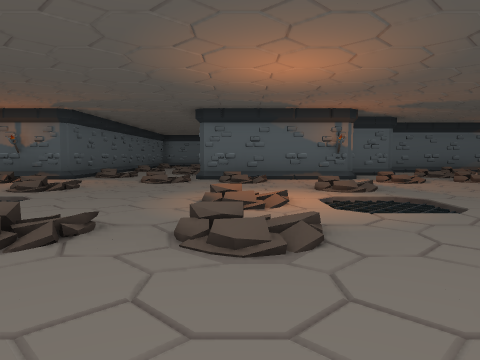
view 1 (above)

24 first-person views from a walk through a 3-D level made in the Unity game engine. The camera is 1.3 m above the floor, tilts 4° down and sees 70° across. The floor is counted in squares, 2 m on a side. Each view is taken from the middle of a square. On the plan, view 1 faces up. The plan holds only what a view shows up to about 10 squares ahead; the rest is blank. The place goes on beyond the plan. The player is left out. Some animated figures are left out.

view 2
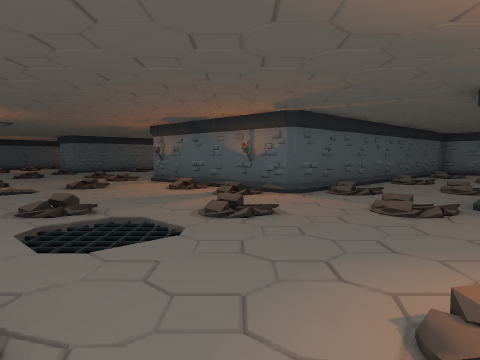

view 3
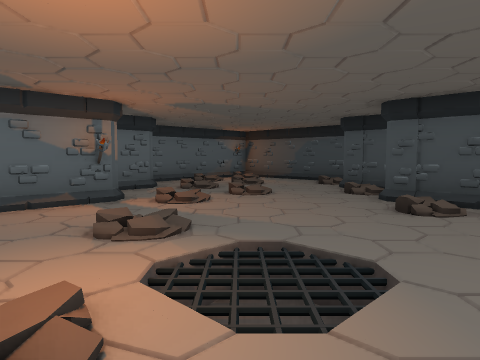

view 4
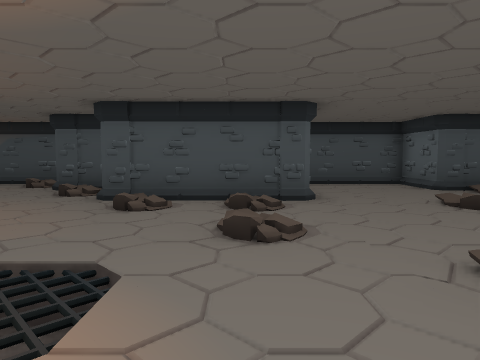

view 5
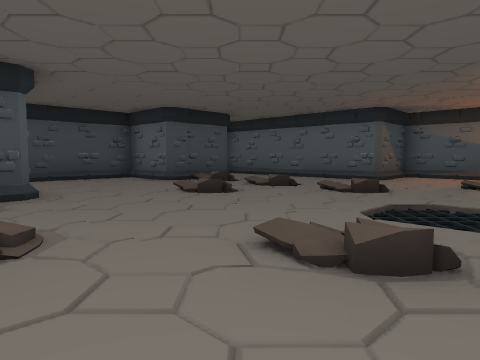

view 6
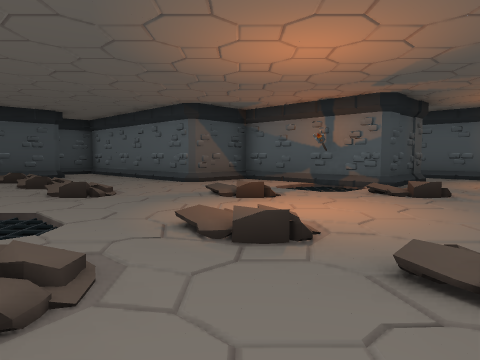

view 7
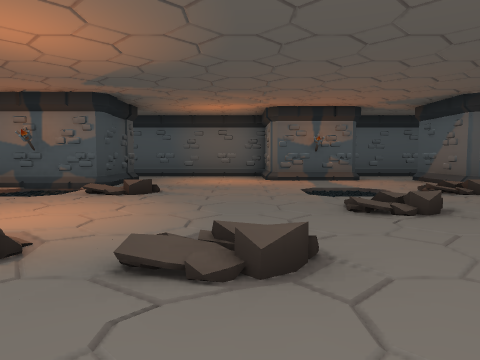

view 8
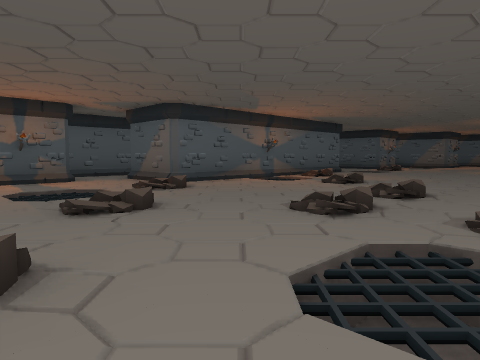

view 9
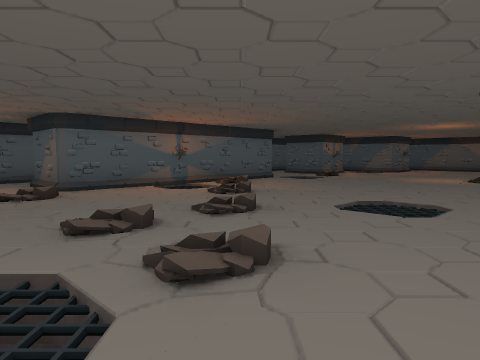

view 10
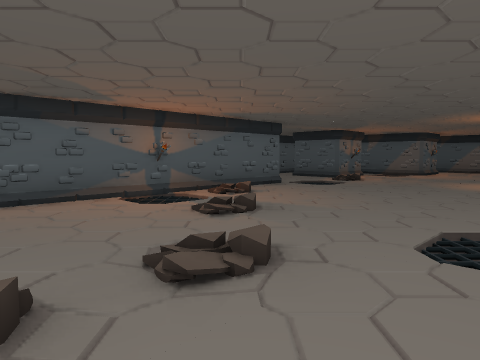

view 11
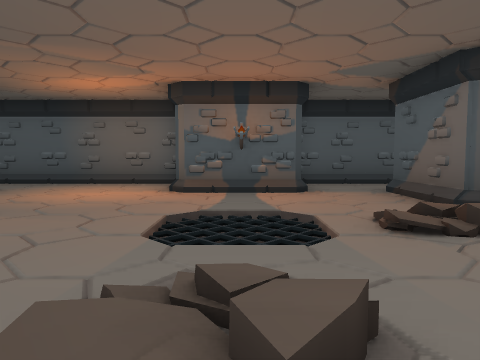

view 12
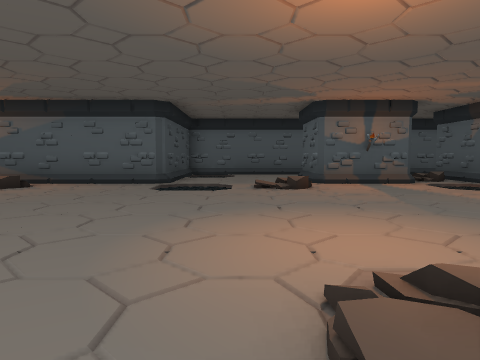

view 13
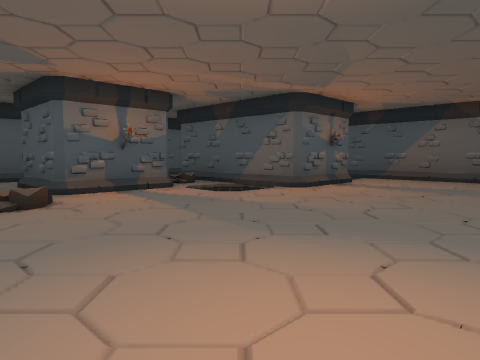

view 14
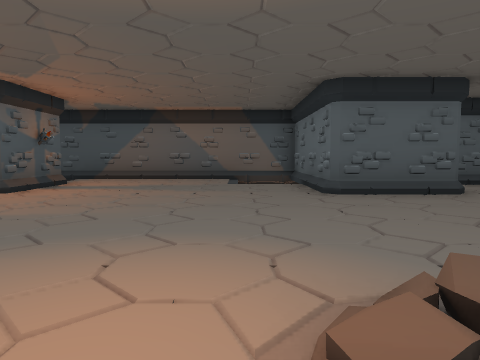

view 15
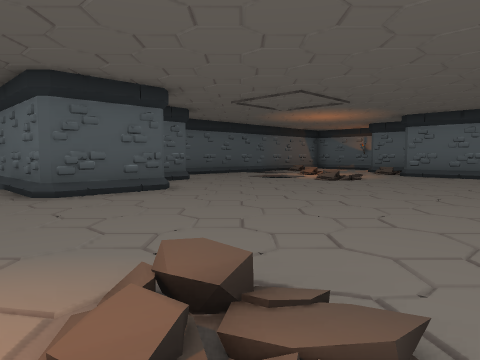

view 16
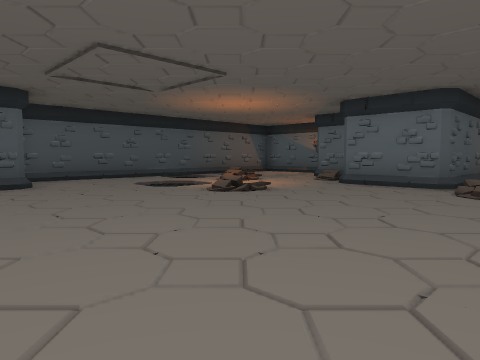

view 17
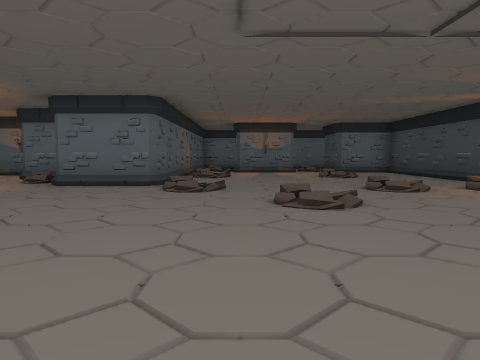

view 18
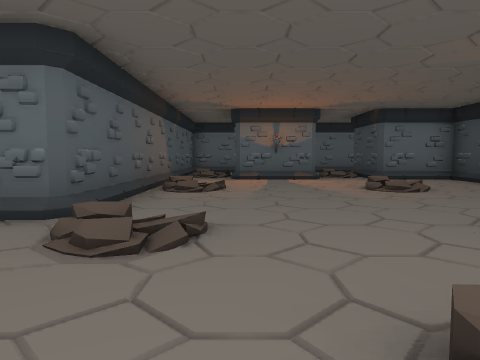

view 19
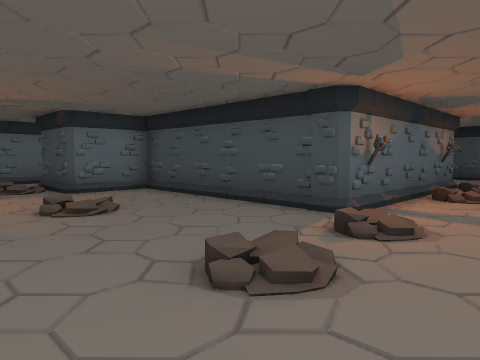

view 20
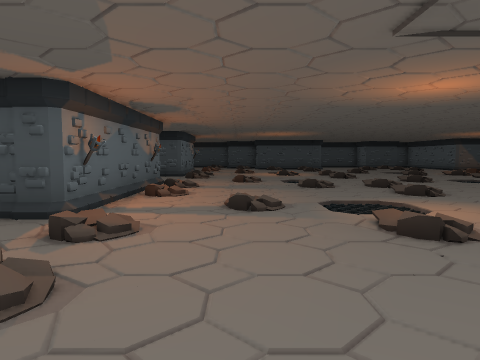

view 21
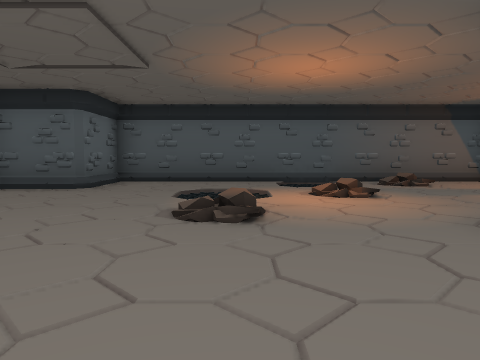

view 22
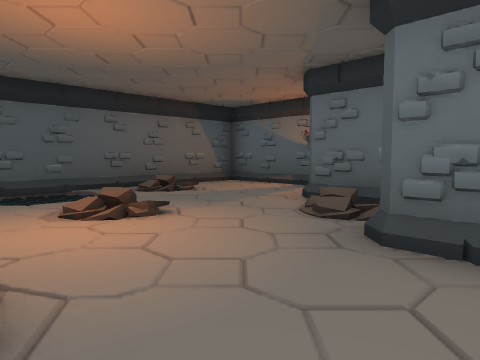

view 23
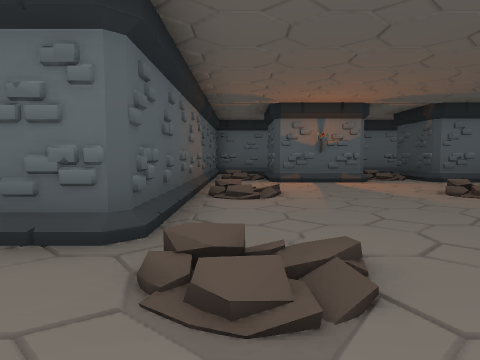

view 24
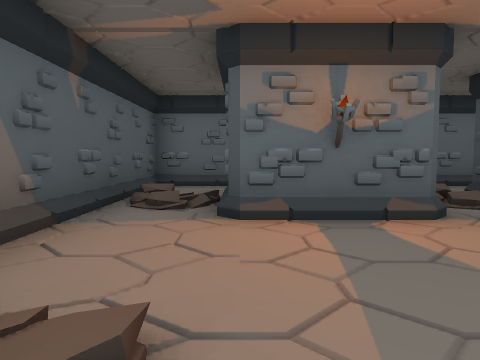

### Floor plan
Key: @ floor where view 1 was taken; # wall or solid block; . main floor; : floor 0.25 m higher than the main floor; / step, stairs or slope; = window, fence, low wall or low ledge; v drop or lower ground; T torch; O other object.
Columns run from 27 left of view 1 to 11 right of it. Each row starts with its distance up from view 1.
 19         ###   #
 18         #/#   #
 17         #/#  /#
 16         #.###.###
 15         #.......#
 14 ####    #.......#
 13 #...    #/.../..#      ../
 12 #...##  #.......#     #...     ##
 11 #/.../  #.......#     #/..     ../
 10 #.....###.......#######...####T...
  9 #v//...../..././..././..././..././.../
  8 #v/.................................//
  7 #./v//...../...../...../...../...../#
  6 #./v/.............................//
  5 #..............//v/..//v/..//v/../#
  4 #............  ./v/.../v/.../v/...#
  3 ###.........    ..././  ././..././#
  2   # .......       ...    .........#
  1   # #......        ... /  .../........#
  0 #####......    ........    @..........#
 -1 #vv....../.......v/..//v/..//v/../....#
 -2 #vv..............v/.../v/.../v/.....//#
 -3 #.................././..././.../././###
 -4 #...................................#
 -5 #................/...../...../......
 -6 #..................................
 -7 # ###v/..//v/..//v/..//v.../=v..###
 -8     #v/T#./v////.O.//./v..../T..#
 -9     #:###...#########./.....#####
-10     #   #...#       #./T#...#
-11         .           ..###....
-12         .          ...# #/////
-13         #          #### ######

Positions as (right, up) in squares from view 1, and headings:
1: (0, 0), facing up
2: (0, 3), facing up-left
3: (0, 3), facing up-right
4: (0, 3), facing right
5: (1, 3), facing down-right
6: (-2, -1), facing down-right
7: (-2, -1), facing down
8: (-2, -1), facing down-left
9: (-4, 1), facing down-left
10: (-6, -1), facing down-left
11: (-4, -4), facing down
12: (-17, 0), facing down
13: (-17, -2), facing down-left
14: (-17, -2), facing left
15: (-17, -2), facing up-left
16: (-17, 2), facing up-left
17: (-17, 2), facing up
18: (-17, 6), facing up
19: (-16, 7), facing up-right
20: (-16, 7), facing right
21: (-18, 7), facing left
22: (-20, 7), facing up-left
23: (-18, 7), facing up
24: (-17, 12), facing up
